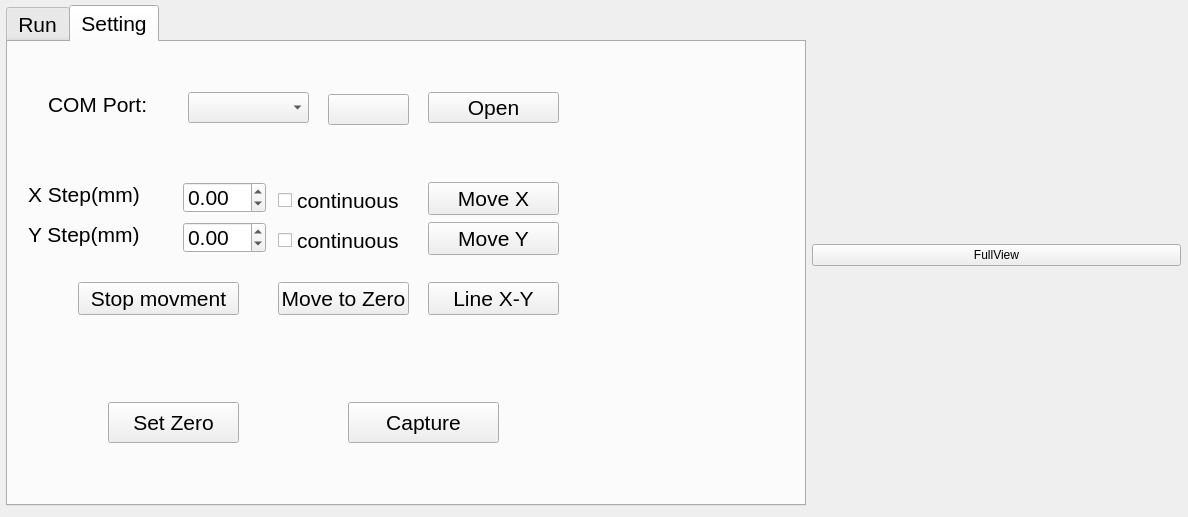
<?xml version="1.0" encoding="UTF-8"?>
<ui version="4.0">
 <class>Dialog</class>
 <widget class="QDialog" name="Dialog">
  <property name="geometry">
   <rect>
    <x>0</x>
    <y>0</y>
    <width>1188</width>
    <height>517</height>
   </rect>
  </property>
  <property name="windowTitle">
   <string>Dialog</string>
  </property>
  <widget class="QWidget" name="formLayoutWidget">
   <property name="geometry">
    <rect>
     <x>0</x>
     <y>0</y>
     <width>1181</width>
     <height>511</height>
    </rect>
   </property>
   <layout class="QFormLayout" name="formLayout">
    <item row="0" column="1">
     <layout class="QGridLayout" name="gridLayout">
      <item row="0" column="0">
       <widget class="QTabWidget" name="tabWidget_2">
        <property name="maximumSize">
         <size>
          <width>800</width>
          <height>501</height>
         </size>
        </property>
        <property name="font">
         <font>
          <pointsize>16</pointsize>
         </font>
        </property>
        <property name="currentIndex">
         <number>1</number>
        </property>
        <widget class="QWidget" name="RunningTab_2">
         <attribute name="title">
          <string>Run</string>
         </attribute>
         <widget class="QLabel" name="label_11">
          <property name="geometry">
           <rect>
            <x>30</x>
            <y>40</y>
            <width>71</width>
            <height>21</height>
           </rect>
          </property>
          <property name="font">
           <font>
            <pointsize>13</pointsize>
           </font>
          </property>
          <property name="text">
           <string>X Cells</string>
          </property>
         </widget>
         <widget class="QLabel" name="label_12">
          <property name="geometry">
           <rect>
            <x>30</x>
            <y>80</y>
            <width>71</width>
            <height>21</height>
           </rect>
          </property>
          <property name="font">
           <font>
            <pointsize>13</pointsize>
           </font>
          </property>
          <property name="text">
           <string>Y Cells</string>
          </property>
         </widget>
         <widget class="QSpinBox" name="numxcellsSpin_2">
          <property name="geometry">
           <rect>
            <x>90</x>
            <y>40</y>
            <width>51</width>
            <height>22</height>
           </rect>
          </property>
         </widget>
         <widget class="QSpinBox" name="numycellsSpin_2">
          <property name="geometry">
           <rect>
            <x>90</x>
            <y>80</y>
            <width>51</width>
            <height>22</height>
           </rect>
          </property>
         </widget>
         <widget class="QLabel" name="label_13">
          <property name="geometry">
           <rect>
            <x>180</x>
            <y>80</y>
            <width>101</width>
            <height>21</height>
           </rect>
          </property>
          <property name="font">
           <font>
            <pointsize>13</pointsize>
           </font>
          </property>
          <property name="text">
           <string>Y pitch(mm)</string>
          </property>
         </widget>
         <widget class="QLabel" name="label_14">
          <property name="geometry">
           <rect>
            <x>180</x>
            <y>40</y>
            <width>101</width>
            <height>21</height>
           </rect>
          </property>
          <property name="font">
           <font>
            <pointsize>13</pointsize>
           </font>
          </property>
          <property name="text">
           <string>X pitch(mm)</string>
          </property>
         </widget>
         <widget class="QDoubleSpinBox" name="pitchxSpin_2">
          <property name="geometry">
           <rect>
            <x>280</x>
            <y>40</y>
            <width>83</width>
            <height>31</height>
           </rect>
          </property>
          <property name="minimum">
           <double>-450.000000000000000</double>
          </property>
          <property name="maximum">
           <double>450.000000000000000</double>
          </property>
         </widget>
         <widget class="QDoubleSpinBox" name="pitchySpin_2">
          <property name="geometry">
           <rect>
            <x>280</x>
            <y>80</y>
            <width>83</width>
            <height>31</height>
           </rect>
          </property>
          <property name="minimum">
           <double>-200.000000000000000</double>
          </property>
          <property name="maximum">
           <double>200.000000000000000</double>
          </property>
         </widget>
         <widget class="QDoubleSpinBox" name="offsetySpin_2">
          <property name="geometry">
           <rect>
            <x>490</x>
            <y>80</y>
            <width>83</width>
            <height>31</height>
           </rect>
          </property>
          <property name="minimum">
           <double>-200.000000000000000</double>
          </property>
          <property name="maximum">
           <double>200.000000000000000</double>
          </property>
         </widget>
         <widget class="QDoubleSpinBox" name="offsetxSpin_2">
          <property name="geometry">
           <rect>
            <x>490</x>
            <y>40</y>
            <width>83</width>
            <height>31</height>
           </rect>
          </property>
          <property name="minimum">
           <double>-450.000000000000000</double>
          </property>
          <property name="maximum">
           <double>450.000000000000000</double>
          </property>
         </widget>
         <widget class="QLabel" name="label_15">
          <property name="geometry">
           <rect>
            <x>380</x>
            <y>80</y>
            <width>101</width>
            <height>21</height>
           </rect>
          </property>
          <property name="font">
           <font>
            <pointsize>13</pointsize>
           </font>
          </property>
          <property name="text">
           <string>Y offset(mm)</string>
          </property>
         </widget>
         <widget class="QLabel" name="label_16">
          <property name="geometry">
           <rect>
            <x>380</x>
            <y>40</y>
            <width>101</width>
            <height>21</height>
           </rect>
          </property>
          <property name="font">
           <font>
            <pointsize>13</pointsize>
           </font>
          </property>
          <property name="text">
           <string>X offset(mm)</string>
          </property>
         </widget>
         <widget class="QPushButton" name="startprofileButton_2">
          <property name="geometry">
           <rect>
            <x>200</x>
            <y>190</y>
            <width>131</width>
            <height>41</height>
           </rect>
          </property>
          <property name="text">
           <string>Start Profile</string>
          </property>
         </widget>
         <widget class="QCheckBox" name="autocapturecheckBox_2">
          <property name="geometry">
           <rect>
            <x>360</x>
            <y>200</y>
            <width>151</width>
            <height>21</height>
           </rect>
          </property>
          <property name="text">
           <string>Auto Capture</string>
          </property>
          <property name="checked">
           <bool>true</bool>
          </property>
         </widget>
         <widget class="QSlider" name="delaySlider_2">
          <property name="geometry">
           <rect>
            <x>140</x>
            <y>140</y>
            <width>300</width>
            <height>22</height>
           </rect>
          </property>
          <property name="maximum">
           <number>3000</number>
          </property>
          <property name="value">
           <number>500</number>
          </property>
          <property name="orientation">
           <enum>Qt::Horizontal</enum>
          </property>
         </widget>
         <widget class="QLabel" name="label_17">
          <property name="geometry">
           <rect>
            <x>20</x>
            <y>130</y>
            <width>111</width>
            <height>31</height>
           </rect>
          </property>
          <property name="text">
           <string>Delay(ms)</string>
          </property>
         </widget>
         <widget class="QLabel" name="delayLabel_2">
          <property name="geometry">
           <rect>
            <x>450</x>
            <y>140</y>
            <width>81</width>
            <height>21</height>
           </rect>
          </property>
          <property name="text">
           <string>500</string>
          </property>
         </widget>
         <widget class="QPushButton" name="saveButton_2">
          <property name="geometry">
           <rect>
            <x>360</x>
            <y>300</y>
            <width>141</width>
            <height>41</height>
           </rect>
          </property>
          <property name="text">
           <string>Save setting</string>
          </property>
         </widget>
         <widget class="QPushButton" name="loadButton_2">
          <property name="geometry">
           <rect>
            <x>90</x>
            <y>300</y>
            <width>141</width>
            <height>41</height>
           </rect>
          </property>
          <property name="text">
           <string>Load setting</string>
          </property>
         </widget>
         <widget class="QLabel" name="currentcellLabel_2">
          <property name="geometry">
           <rect>
            <x>206</x>
            <y>240</y>
            <width>81</width>
            <height>21</height>
           </rect>
          </property>
          <property name="text">
           <string/>
          </property>
         </widget>
        </widget>
        <widget class="QWidget" name="SettingTab_2">
         <attribute name="title">
          <string>Setting</string>
         </attribute>
         <widget class="QPushButton" name="refreshButton_2">
          <property name="geometry">
           <rect>
            <x>320</x>
            <y>52</y>
            <width>81</width>
            <height>31</height>
           </rect>
          </property>
          <property name="text">
           <string/>
          </property>
          <property name="icon">
           <iconset theme="SP_BrowserReload">
            <normaloff>.</normaloff>.</iconset>
          </property>
         </widget>
         <widget class="QPushButton" name="rampxyButton_2">
          <property name="geometry">
           <rect>
            <x>420</x>
            <y>240</y>
            <width>131</width>
            <height>33</height>
           </rect>
          </property>
          <property name="text">
           <string>Line X-Y</string>
          </property>
         </widget>
         <widget class="QComboBox" name="portscomboBox_2">
          <property name="geometry">
           <rect>
            <x>180</x>
            <y>50</y>
            <width>121</width>
            <height>31</height>
           </rect>
          </property>
         </widget>
         <widget class="QPushButton" name="setzeroButton_2">
          <property name="geometry">
           <rect>
            <x>100</x>
            <y>360</y>
            <width>131</width>
            <height>41</height>
           </rect>
          </property>
          <property name="text">
           <string>Set Zero</string>
          </property>
         </widget>
         <widget class="QDoubleSpinBox" name="moveystepSpin_2">
          <property name="geometry">
           <rect>
            <x>175</x>
            <y>180</y>
            <width>83</width>
            <height>31</height>
           </rect>
          </property>
          <property name="minimum">
           <double>-200.000000000000000</double>
          </property>
          <property name="maximum">
           <double>200.000000000000000</double>
          </property>
         </widget>
         <widget class="QCheckBox" name="ycontcheckBox_2">
          <property name="geometry">
           <rect>
            <x>270</x>
            <y>190</y>
            <width>141</width>
            <height>17</height>
           </rect>
          </property>
          <property name="text">
           <string>continuous </string>
          </property>
         </widget>
         <widget class="QLabel" name="label_18">
          <property name="geometry">
           <rect>
            <x>40</x>
            <y>50</y>
            <width>113</width>
            <height>25</height>
           </rect>
          </property>
          <property name="text">
           <string>COM Port:</string>
          </property>
         </widget>
         <widget class="QPushButton" name="moveyButton_2">
          <property name="geometry">
           <rect>
            <x>420</x>
            <y>180</y>
            <width>131</width>
            <height>33</height>
           </rect>
          </property>
          <property name="text">
           <string>Move Y</string>
          </property>
         </widget>
         <widget class="QDoubleSpinBox" name="movexstepSpin_2">
          <property name="geometry">
           <rect>
            <x>175</x>
            <y>140</y>
            <width>83</width>
            <height>31</height>
           </rect>
          </property>
          <property name="minimum">
           <double>-450.000000000000000</double>
          </property>
          <property name="maximum">
           <double>450.000000000000000</double>
          </property>
         </widget>
         <widget class="QLabel" name="label_19">
          <property name="geometry">
           <rect>
            <x>20</x>
            <y>180</y>
            <width>113</width>
            <height>25</height>
           </rect>
          </property>
          <property name="text">
           <string>Y Step(mm)</string>
          </property>
         </widget>
         <widget class="QPushButton" name="opencloseButton_2">
          <property name="geometry">
           <rect>
            <x>420</x>
            <y>50</y>
            <width>131</width>
            <height>31</height>
           </rect>
          </property>
          <property name="text">
           <string>Open</string>
          </property>
          <property name="checkable">
           <bool>true</bool>
          </property>
          <property name="checked">
           <bool>false</bool>
          </property>
         </widget>
         <widget class="QCheckBox" name="xcontcheckBox_2">
          <property name="geometry">
           <rect>
            <x>270</x>
            <y>150</y>
            <width>141</width>
            <height>17</height>
           </rect>
          </property>
          <property name="text">
           <string>continuous </string>
          </property>
         </widget>
         <widget class="QPushButton" name="captureButton_2">
          <property name="geometry">
           <rect>
            <x>340</x>
            <y>360</y>
            <width>151</width>
            <height>41</height>
           </rect>
          </property>
          <property name="text">
           <string>Capture</string>
          </property>
         </widget>
         <widget class="QPushButton" name="movtozeroButton_2">
          <property name="geometry">
           <rect>
            <x>270</x>
            <y>240</y>
            <width>131</width>
            <height>33</height>
           </rect>
          </property>
          <property name="text">
           <string>Move to Zero</string>
          </property>
         </widget>
         <widget class="QLabel" name="label_20">
          <property name="geometry">
           <rect>
            <x>20</x>
            <y>140</y>
            <width>113</width>
            <height>25</height>
           </rect>
          </property>
          <property name="text">
           <string>X Step(mm)</string>
          </property>
         </widget>
         <widget class="QPushButton" name="movexButton_2">
          <property name="geometry">
           <rect>
            <x>420</x>
            <y>140</y>
            <width>131</width>
            <height>33</height>
           </rect>
          </property>
          <property name="text">
           <string>Move X</string>
          </property>
         </widget>
         <widget class="QPushButton" name="stopButton_2">
          <property name="geometry">
           <rect>
            <x>70</x>
            <y>240</y>
            <width>161</width>
            <height>33</height>
           </rect>
          </property>
          <property name="text">
           <string>Stop movment</string>
          </property>
         </widget>
        </widget>
       </widget>
      </item>
      <item row="0" column="1">
       <widget class="QPushButton" name="fullviewButton_2">
        <property name="text">
         <string>FullView</string>
        </property>
       </widget>
      </item>
     </layout>
    </item>
   </layout>
  </widget>
  <widget class="QLabel" name="imageLabel">
   <property name="geometry">
    <rect>
     <x>40</x>
     <y>40</y>
     <width>640</width>
     <height>480</height>
    </rect>
   </property>
   <property name="text">
    <string/>
   </property>
  </widget>
 </widget>
 <resources/>
 <connections/>
</ui>
